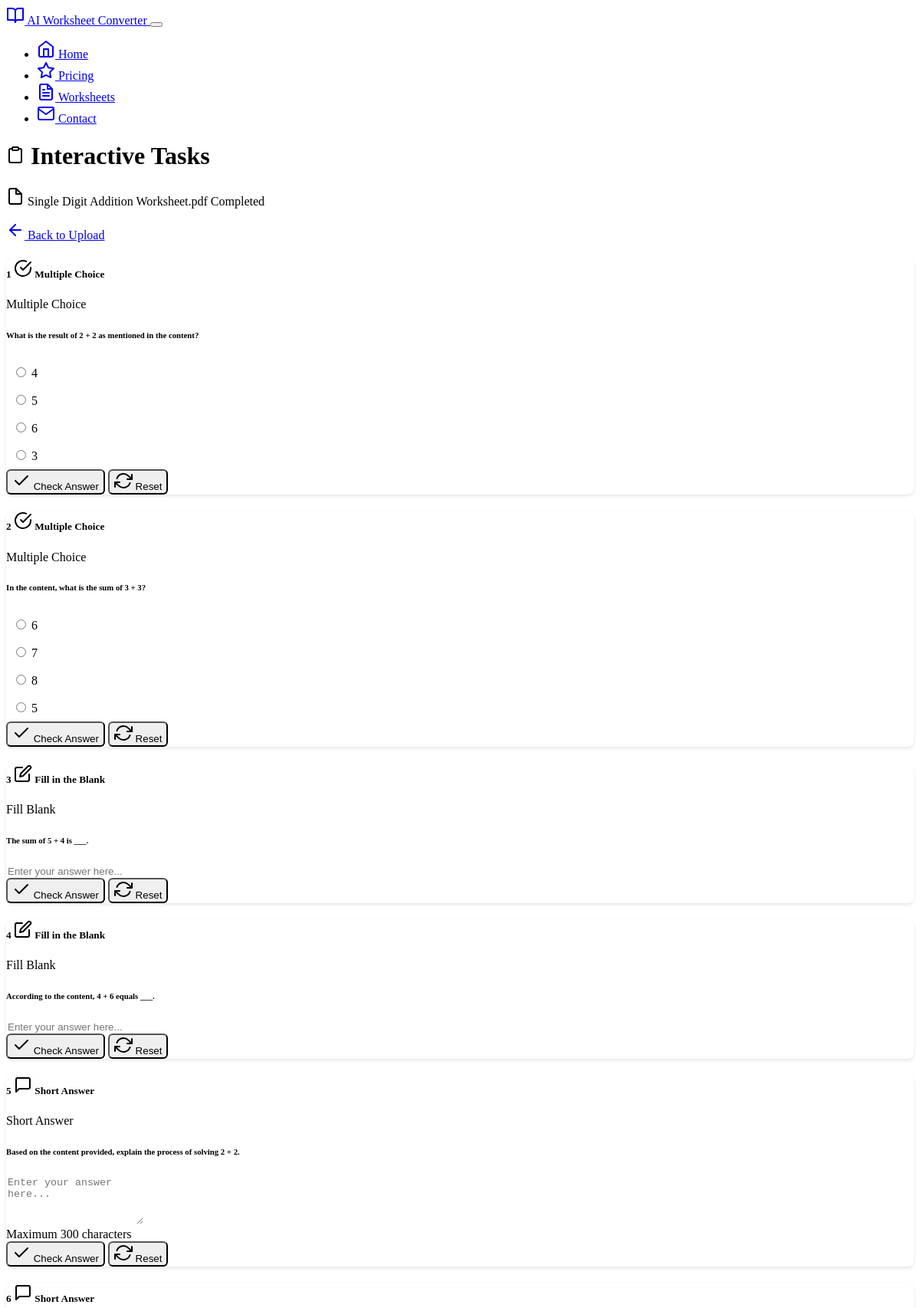
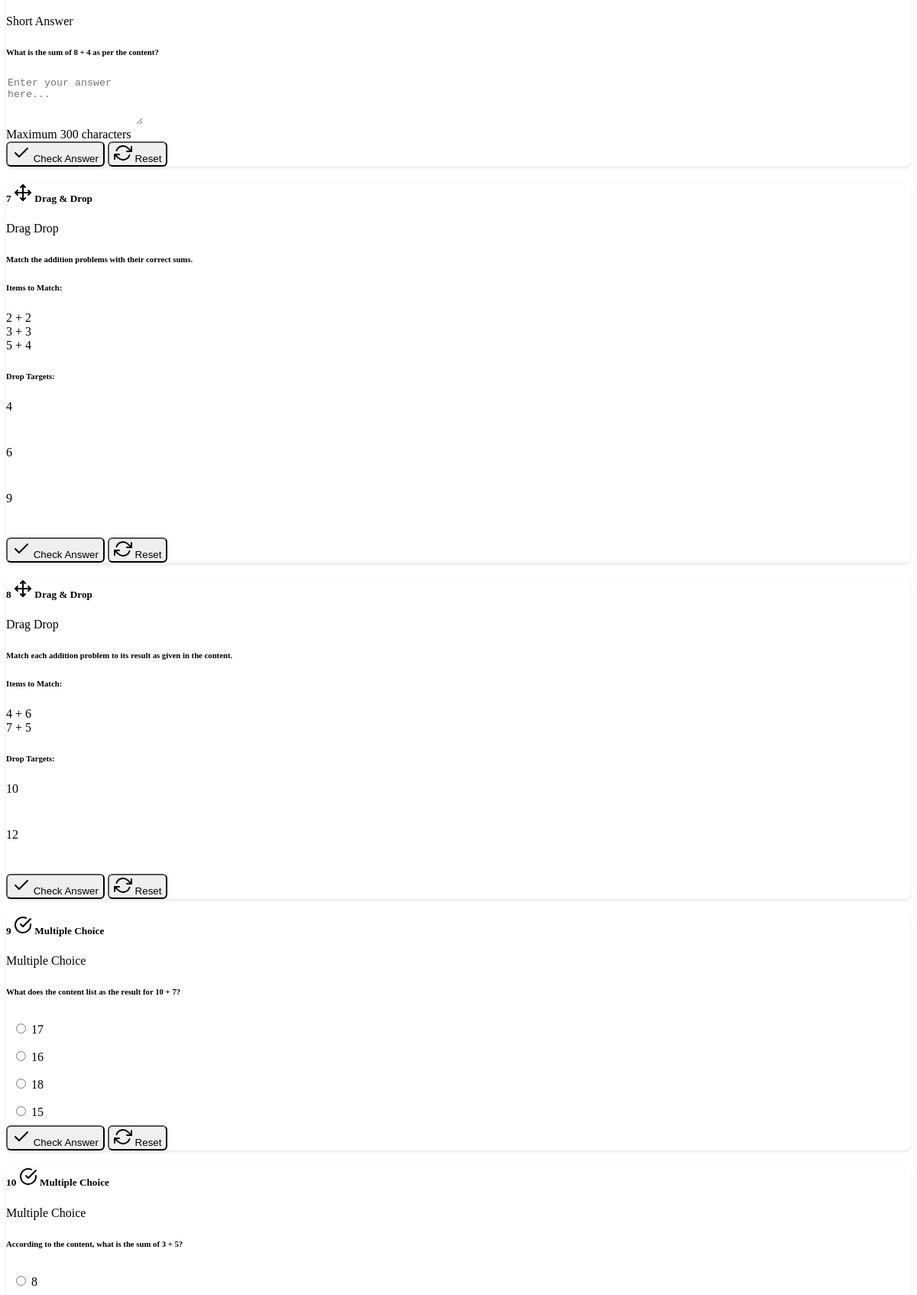
/tasks/18 (upper part), run on the app's committed database (2 pictures, top to bottom).
### models.py (models this page shows)
class Worksheet(db.Model):
    id = db.Column(db.Integer, primary_key=True)
    filename = db.Column(db.String(255), nullable=False)
    original_filename = db.Column(db.String(255), nullable=False)
    file_type = db.Column(db.String(10), nullable=False)  # 'pdf' or 'docx'
    extracted_text = db.Column(Text)
    upload_date = db.Column(db.DateTime, default=datetime.utcnow)
    processing_status = db.Column(db.String(20), default='pending')  # pending, processing, completed, failed
    user_id = db.Column(db.Integer, db.ForeignKey('user.id'), nullable=True)  # Link to user
    tasks = db.relationship('Task', backref='worksheet', lazy=True, cascade='all, delete-orphan')

class Task(db.Model):
    id = db.Column(db.Integer, primary_key=True)
    worksheet_id = db.Column(db.Integer, db.ForeignKey('worksheet.id'), nullable=False)
    task_type = db.Column(db.String(50), nullable=False)  # multiple_choice, fill_blank, short_answer, drag_drop
    question = db.Column(Text, nullable=False)
    task_data = db.Column(JSON)  # Store task-specific data (options, correct answers, etc.)
    order_index = db.Column(db.Integer, default=0)
    created_date = db.Column(db.DateTime, default=datetime.utcnow)
    def to_dict(self):
        return {
            'id': self.id,
            'task_type': self.task_type,
            'question': self.question,
            'task_data': self.task_data,
            'order_index': self.order_index
        }

### routes/tasks.py (the view)
@tasks_bp.route('/tasks/<int:worksheet_id>')
def view_tasks(worksheet_id):
    try:
        worksheet = Worksheet.query.get_or_404(worksheet_id)
        tasks_data = TaskConverter.get_tasks_for_worksheet(worksheet_id)
        if not tasks_data:
            flash('No tasks found for this worksheet', 'warning')
            return redirect(url_for('index'))
        logger.info(f"Rendering template with {len(tasks_data)} tasks")
        return render_template('tasks.html',
                             worksheet=worksheet,
                             tasks=tasks_data)
    except Exception as e:
        logger.error(f"Error viewing tasks: {str(e)}")
        flash(f'Error loading tasks: {str(e)}', 'error')
        return redirect(url_for('index'))

### services/task_converter.py (called while the page is built)
    @staticmethod
    def get_tasks_for_worksheet(worksheet_id):
        try:
            tasks = Task.query.filter_by(worksheet_id=worksheet_id).order_by(Task.order_index).all()
            logger.info(f"Found {len(tasks)} tasks for worksheet {worksheet_id}")
            result = []
            for task in tasks:
                try:
                    task_dict = task.to_dict()
                    result.append(task_dict)
                except Exception as e:
                    logger.error(f"Error converting task {task.id} to dict: {str(e)}")
                    continue
            return result
        except Exception as e:
            logger.error(f"Error retrieving tasks: {str(e)}")
            raise Exception(f"Failed to retrieve tasks: {str(e)}")

### templates/tasks.html (shortened to what this page needs)
{% extends "base.html" %}
{% block content %}
<div class="row">
    <div class="col-lg-10 mx-auto">
        <div class="d-flex justify-content-between align-items-center mb-4">
            <div>
                <h1 class="h3 mb-1">
                    <i data-feather="clipboard" class="me-2"></i>
                    Interactive Tasks
                </h1>
                <p class="text-muted mb-0">
                    <i data-feather="file" class="me-1"></i>
                    {{ worksheet.original_filename }}
                    <span class="badge bg-{{ 'success' if worksheet.processing_status == 'completed' else 'warning' }} ms-2">
                        {{ (worksheet.processing_status or '').title() }}
                    </span>
                </p>
            </div>
            <div>
                <a href="{{ url_for('index') }}" class="btn btn-outline-secondary">
                    <i data-feather="arrow-left" class="me-1"></i>
                    Back to Upload
                </a>
            </div>
        </div>
        <div id="tasksContainer">
            {% for task in tasks %}
                <div class="card mb-4 task-card" data-task-id="{{ task.id }}">
                    <div class="card-header d-flex justify-content-between align-items-center">
                        <h5 class="card-title mb-0">
                            <span class="badge bg-info me-2">{{ loop.index }}</span>
                            {% if task.task_type == 'multiple_choice' %}
                                <i data-feather="check-circle" class="me-1"></i>
                                Multiple Choice
                            {% elif task.task_type == 'fill_blank' %}
                                <i data-feather="edit" class="me-1"></i>
                                Fill in the Blank
                            {% elif task.task_type == 'short_answer' %}
                                <i data-feather="message-square" class="me-1"></i>
                                Short Answer
                            {% elif task.task_type == 'drag_drop' %}
                                <i data-feather="move" class="me-1"></i>
                                Drag & Drop
                            {% endif %}
                        </h5>
                        <span class="badge bg-secondary">{{ (task.task_type or '').replace('_', ' ').title() }}</span>
                    </div>
                    <div class="card-body">
                        <div class="question mb-3">
                            <h6 class="fw-bold">{{ task.question }}</h6>
                        </div>
                        <div class="task-content">
                            {% if task.task_type == 'multiple_choice' %}
                                <div class="multiple-choice-options">
                                    {% for option in task.task_data.options %}
                                        <div class="form-check mb-2">
                                            <input class="form-check-input" type="radio" name="task_{{ task.id }}"
                                                   id="task_{{ task.id }}_option_{{ loop.index0 }}"
                                                   value="{{ loop.index0 }}">
                                            <label class="form-check-label" for="task_{{ task.id }}_option_{{ loop.index0 }}">
                                                {{ option }}
                                            </label>
                                        </div>
                                    {% endfor %}
                                </div>
                            {% elif task.task_type == 'fill_blank' %}
                                <div class="fill-blank-input">
                                    <input type="text" class="form-control"
                                           placeholder="Enter your answer here..."
                                           id="task_{{ task.id }}_answer">
                                </div>
                            {% elif task.task_type == 'short_answer' %}
                                <div class="short-answer-input">
                                    <textarea class="form-control" rows="4"
                                              placeholder="Enter your answer here..."
                                              id="task_{{ task.id }}_answer"
                                              maxlength="{{ task.task_data.max_length or 500 }}"></textarea>
                                    <div class="form-text">
                                        Maximum {{ task.task_data.max_length or 500 }} characters
                                    </div>
                                </div>
                            {% elif task.task_type == 'drag_drop' %}
                                <div class="drag-drop-container">
                                    <div class="row">
                                        <div class="col-md-6">
                                            <h6>Items to Match:</h6>
                                            <div class="draggable-items" id="task_{{ task.id }}_items">
                                                {% for item in task.task_data['items'] %}
                                                    <div class="draggable-item badge bg-primary me-2 mb-2 p-2"
                                                         draggable="true" data-item="{{ item }}">
                                                        {{ item }}
                                                    </div>
                                                {% endfor %}
                                            </div>
                                        </div>
                                        <div class="col-md-6">
                                            <h6>Drop Targets:</h6>
                                            <div class="drop-targets" id="task_{{ task.id }}_targets">
                                                {% for target in task.task_data['targets'] %}
                                                    <div class="drop-target border rounded p-3 mb-2"
                                                         data-target="{{ target }}">
                                                        <div class="target-label">{{ target }}</div>
                                                        <div class="dropped-item"></div>
                                                    </div>
                                                {% endfor %}
                                            </div>
                                        </div>
                                    </div>
                                </div>
                            {% endif %}
                        </div>
                        <div class="task-actions mt-3">
                            <button class="btn btn-primary check-answer-btn" data-task-id="{{ task.id }}">
                                <i data-feather="check" class="me-1"></i>
                                Check Answer
                            </button>
                            <button class="btn btn-outline-secondary reset-btn" data-task-id="{{ task.id }}">
                                <i data-feather="refresh-cw" class="me-1"></i>
                                Reset
                            </button>
                        </div>
                    </div>
                </div>
            {% endfor %}
        </div>
    </div>
</div>
{% endblock %}

### static/css/custom.css (style rules this page uses)
:root { --task-border-radius: 8px; --task-shadow: 0 2px 4px rgba(0, 0, 0, 0.1); --success-color: #22c55e; --error-color: #ef4444; --warning-color: #f59e0b; }
.task-card { border-radius: var(--task-border-radius); box-shadow: var(--task-shadow); transition: all 0.3s ease; }
.multiple-choice-options .form-check { padding: 0.5rem; border-radius: 4px; transition: background-color 0.2s ease; }
.fill-blank-input input { border: 2px solid var(--bs-border-color); border-radius: 4px; transition: border-color 0.2s ease; }
.short-answer-input textarea { border: 2px solid var(--bs-border-color); border-radius: 4px; transition: border-color 0.2s ease; resize: vertical; }
.drag-drop-container { min-height: 200px; }
.draggable-item { cursor: move; user-select: none; transition: transform 0.2s ease; }
.drop-target { min-height: 60px; border: 2px dashed var(--bs-border-color); transition: all 0.2s ease; position: relative; }
.drop-target .target-label { font-weight: 500; margin-bottom: 0.5rem; }
.drop-target .dropped-item { min-height: 30px; }
.btn { border-radius: 6px; font-weight: 500; transition: all 0.2s ease; }
.card { border-radius: var(--task-border-radius); box-shadow: var(--task-shadow); transition: all 0.3s ease; }

### data on the page
Worksheet: original_filename "Single Digit Addition Worksheet.pdf", processing_status "Completed"
Task: shows "Multiple Choice", task_type "Multiple Choice", question "What is the result of 2 + 2 as mentioned in the content?", options "4" "5" "6" "3"
Task: shows "Multiple Choice", task_type "Multiple Choice", question "In the content, what is the sum of 3 + 3?", options "6" "7" "8" "5"
Task: shows "Fill in the Blank", task_type "Fill Blank", question "The sum of 5 + 4 is ___."
Task: shows "Fill in the Blank", task_type "Fill Blank", question "According to the content, 4 + 6 equals ___."
Task: shows "Short Answer", task_type "Short Answer", question "Based on the content provided, explain the process of solving 2 + 2.", id "Enter your answer here...", task_data "300"
Task: shows "Short Answer", task_type "Short Answer", question "What is the sum of 8 + 4 as per the content?", id "Enter your answer here...", task_data "300"
Task: shows "Drag & Drop", task_type "Drag Drop", question "Match the addition problems with their correct sums.", item "2 + 2" "3 + 3" "5 + 4", target "4" "6" "9"
Task: shows "Drag & Drop", task_type "Drag Drop", question "Match each addition problem to its result as given in the content.", item "4 + 6" "7 + 5", target "10" "12"
Task: shows "Multiple Choice", task_type "Multiple Choice", question "What does the content list as the result for 10 + 7?", options "17" "16" "18" "15"
Task: shows "Multiple Choice", task_type "Multiple Choice", question "According to the content, what is the sum of 3 + 5?", options "8"
